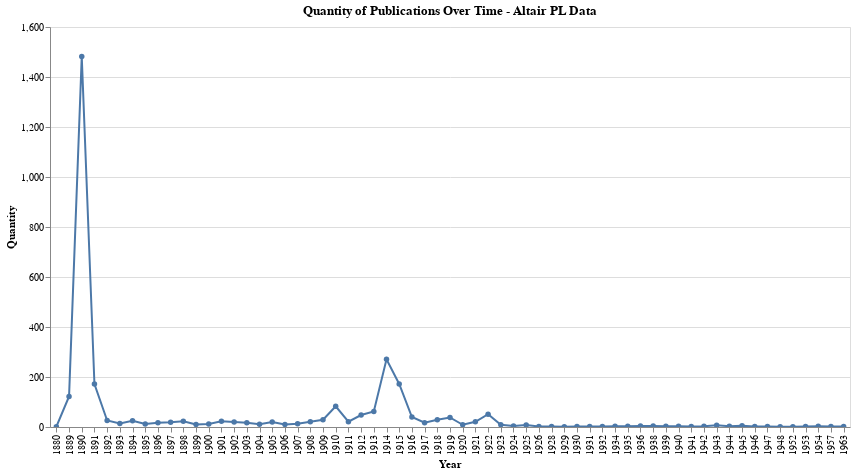

This figure's notebook cell:
### Code cell
import pandas as pd
import altair as alt

# Load the data
pl_data_df = pd.read_csv('../chroniclingamerica_csv/pl_data.csv')

# Ensure the 'Date' column is in datetime format
pl_data_df['Date'] = pd.to_datetime(pl_data_df['date'])

# Group by year and count the number of publications
pl_data_df['Year'] = pl_data_df['Date'].dt.year
publications_per_year = pl_data_df.groupby('Year').size().reset_index(name='Quantity')

# Create the Altair chart
chart = alt.Chart(publications_per_year).mark_line(point=True).encode(
    x='Year:O',
    y='Quantity:Q',
    tooltip=['Year', 'Quantity']
).properties(
    title='Quantity of Publications Over Time - Altair PL Data',
    width=800,
    height=400
).interactive()

chart

### Figure 1 — Vega-Lite specification as saved in the notebook (floating-point values rounded to 4 significant figures)
{"config": {"view": {"continuousWidth": 300, "continuousHeight": 300}}, "data": {"name": "data-fb19f86ffbae4a9c0734485a82edf697"}, "mark": {"type": "line", "point": true}, "encoding": {"tooltip": [{"field": "Year", "type": "quantitative"}, {"field": "Quantity", "type": "quantitative"}], "x": {"field": "Year", "type": "ordinal"}, "y": {"field": "Quantity", "type": "quantitative"}}, "height": 400, "params": [{"name": "param_77", "select": {"type": "interval", "encodings": ["x", "y"]}, "bind": "scales"}], "title": "Quantity of Publications Over Time - Altair PL Data", "width": 800, "$schema": "https://vega.github.io/schema/vega-lite/v5.8.0.json", "datasets": {"data-fb19f86ffbae4a9c0734485a82edf697": [{"Year": 1880, "Quantity": 1}, {"Year": 1889, "Quantity": 122}, {"Year": 1890, "Quantity": 1482}, {"Year": 1891, "Quantity": 172}, {"Year": 1892, "Quantity": 26}, {"Year": 1893, "Quantity": 14}, {"Year": 1894, "Quantity": 25}, {"Year": 1895, "Quantity": 12}, {"Year": 1896, "Quantity": 17}, {"Year": 1897, "Quantity": 19}, {"Year": 1898, "Quantity": 23}, {"Year": 1899, "Quantity": 10}, {"Year": 1900, "Quantity": 12}, {"Year": 1901, "Quantity": 23}, {"Year": 1902, "Quantity": 20}, {"Year": 1903, "Quantity": 17}, {"Year": 1904, "Quantity": 11}, {"Year": 1905, "Quantity": 20}, {"Year": 1906, "Quantity": 10}, {"Year": 1907, "Quantity": 13}, {"Year": 1908, "Quantity": 21}, {"Year": 1909, "Quantity": 29}, {"Year": 1910, "Quantity": 83}, {"Year": 1911, "Quantity": 21}, {"Year": 1912, "Quantity": 48}, {"Year": 1913, "Quantity": 62}, {"Year": 1914, "Quantity": 271}, {"Year": 1915, "Quantity": 172}, {"Year": 1916, "Quantity": 40}, {"Year": 1917, "Quantity": 17}, {"Year": 1918, "Quantity": 29}, {"Year": 1919, "Quantity": 38}, {"Year": 1920, "Quantity": 9}, {"Year": 1921, "Quantity": 21}, {"Year": 1922, "Quantity": 51}, {"Year": 1923, "Quantity": 9}, {"Year": 1924, "Quantity": 4}, {"Year": 1925, "Quantity": 8}, {"Year": 1926, "Quantity": 2}, {"Year": 1928, "Quantity": 2}, {"Year": 1929, "Quantity": 1}, {"Year": 1930, "Quantity": 2}, {"Year": 1931, "Quantity": 2}, {"Year": 1932, "Quantity": 2}, {"Year": 1934, "Quantity": 3}, {"Year": 1935, "Quantity": 3}, {"Year": 1936, "Quantity": 4}, {"Year": 1938, "Quantity": 4}, {"Year": 1939, "Quantity": 3}, {"Year": 1940, "Quantity": 3}, {"Year": 1941, "Quantity": 2}, {"Year": 1942, "Quantity": 3}, {"Year": 1943, "Quantity": 7}, {"Year": 1944, "Quantity": 3}, {"Year": 1945, "Quantity": 5}, {"Year": 1946, "Quantity": 2}, {"Year": 1947, "Quantity": 2}, {"Year": 1948, "Quantity": 1}, {"Year": 1952, "Quantity": 1}, {"Year": 1953, "Quantity": 2}, {"Year": 1954, "Quantity": 3}, {"Year": 1957, "Quantity": 2}, {"Year": 1963, "Quantity": 2}]}}
